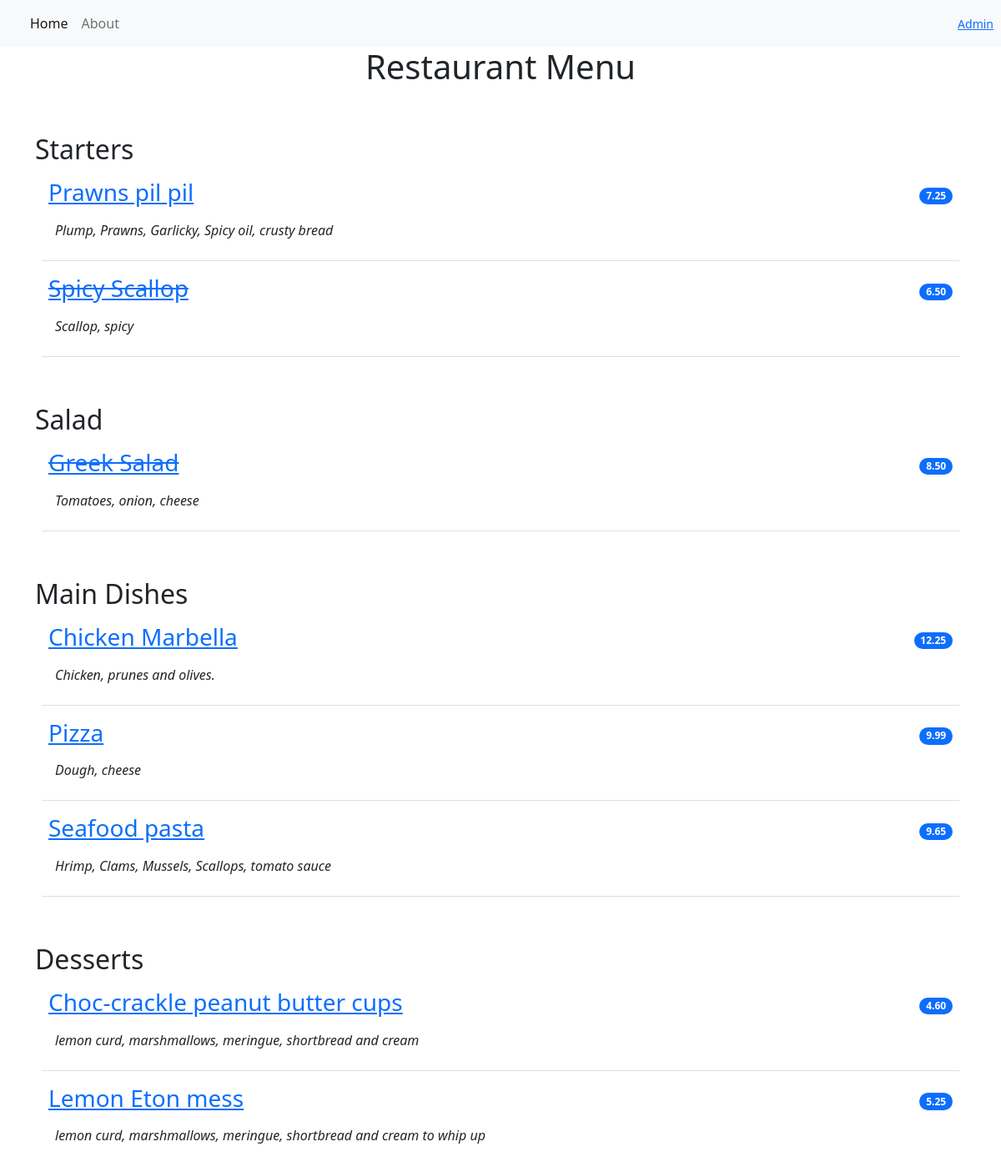
The app's page /, older data.
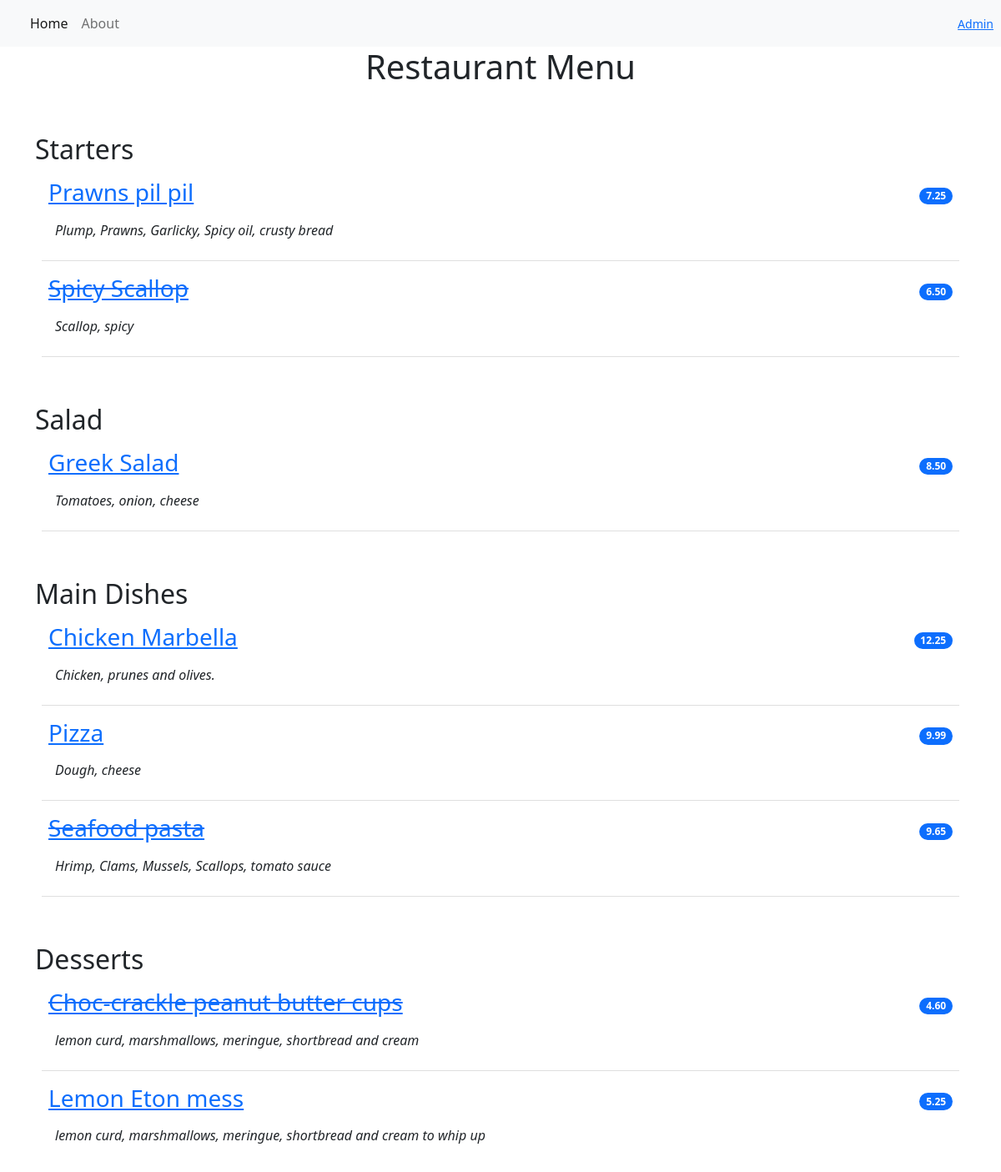
The same page, newer data.
### restaurant_menu/models.py (models this page shows, shortened)
class ItemModel(models.Model):
    meal = models.CharField(max_length=1000, unique=True)
    description = models.CharField(max_length=2000)
    ingredients = models.CharField(max_length=1000, default="")
    price = models.DecimalField(max_digits=10, decimal_places=2)
    image = models.CharField(max_length=1000, default="")
    meal_type = models.CharField(max_length=20, choices=MEAL_TYPE)
    author = models.ForeignKey(User, on_delete=models.PROTECT)
    status = models.IntegerField(choices=STATUS, default=0)
    date_created = models.DateField(auto_now_add=True)
    date_updated = models.DateField(auto_now=True)

### restaurant_menu/views.py (the view)
# urls.py: path('', views.MenuListView.as_view(), name='home'),
class MenuListView(generic.ListView):
    queryset = ItemModel.objects.order_by("meal")
    template_name = "index.html"
    def get_context_data(self, **kwargs):
        context = super().get_context_data(**kwargs)
        context['meals'] = MEAL_TYPE
        return context

### restaurant_menu/templates/index.html
{% extends 'base.html' %}
{% block content %}
<div class="container">
    <h1 class="text-center">Restaurant Menu </h1>
        <ul class="list-group list-group-flush">
            {% for meal in meals %}
                <h2 class="pt-5">{{ meal.1 }}</h2>
                {% for object in object_list %}
                    {% if object.meal_type == meal.0 %}
                        {% if object.status == 0 %}
                            <li class="list-group-item d-flex justify-content-between align-items-center border-0 pb-0">
                                <a href=" {% url 'menu_item' object.pk %} "><h3><del>{{ object.meal }}</del></h3></a>
                                <span class="badge bg-primary rounded-pill">{{ object.price }}</span>
                            </li>
                        {% else %}
                            <li  class="list-group-item d-flex justify-content-between align-items-center border-0 pb-0">
                                <a href=" {% url 'menu_item' object.pk %} "><h3>{{ object.meal }}</h3></a>
                                <span class="badge bg-primary rounded-pill">{{ object.price }}</span>
                            </li>
                        {% endif %}
                        <li class="list-group-item pt-0 m-2">
                            <p><em>{{ object.description }}</em></p>
                        </li>
                    {% endif %}
                {% endfor %}
            {% endfor %}
        </ul>
</div>
{% endblock content %}

Row changes from the older to the newer data that the page shows:
changed ItemModel "Greek Salad": status 0 → 1 (drawn)
changed ItemModel "Seafood pasta": status 1 → 0 (drawn)
changed ItemModel "Choc-crackle peanut butter cups": status 1 → 0 (drawn)
Text that changed along with them:
list line gone: "Greek Salad 8.50"
new list line: "Greek Salad 8.50"
list line gone: "Seafood pasta 9.65"
new list line: "Seafood pasta 9.65"
list line gone: "Choc-crackle peanut butter cups 4.60"
new list line: "Choc-crackle peanut butter cups 4.60"
